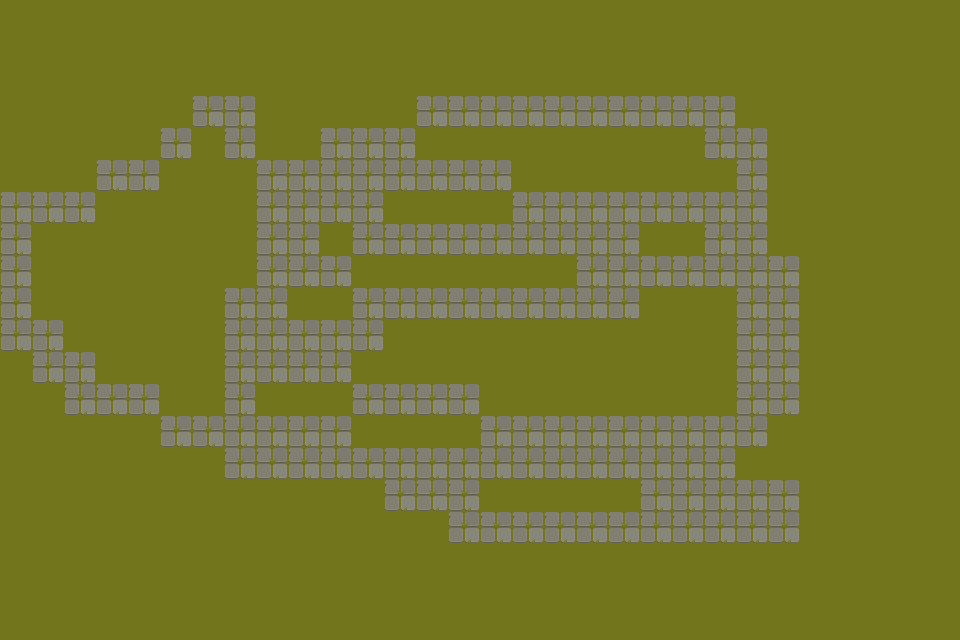

Tiled map render using the project's own tile images. Description and the whole map definition, tile-layer contents included, below:
An orthogonal 30x20 tile map with 32x32 px tiles, 1 tile layer (Capa de patrones 1) and 1 object.

<map version="1.10" tiledversion="1.11.2" orientation="orthogonal" renderorder="right-down" width="30" height="20" tilewidth="32" tileheight="32" infinite="0" nextlayerid="3" nextobjectid="5">
 <tileset firstgid="1" source="TX Tileset Grass.tsx" />
 <layer id="1" name="Capa de patrones 1" width="30" height="20">
  <data encoding="csv">
1,1,1,1,1,1,1,1,1,1,1,1,1,1,1,1,1,1,1,1,1,1,1,1,1,1,1,1,1,1,
1,1,1,1,1,1,1,1,1,1,1,1,1,1,1,1,1,1,1,1,1,1,1,1,1,1,1,1,1,1,
1,1,1,1,1,1,1,1,1,1,1,1,1,1,1,1,1,1,1,1,1,1,1,1,1,1,1,1,1,1,
1,1,1,1,1,1,34,34,1,1,1,1,1,34,34,34,34,34,34,34,34,34,34,1,1,1,1,1,1,1,
1,1,1,1,1,34,1,34,1,1,34,34,34,1,1,1,1,1,1,1,1,1,34,34,1,1,1,1,1,1,
1,1,1,34,34,1,1,1,34,34,34,34,34,34,34,34,1,1,1,1,1,1,1,34,1,1,1,1,1,1,
34,34,34,1,1,1,1,1,34,34,34,34,1,1,1,1,34,34,34,34,34,34,34,34,1,1,1,1,1,1,
34,1,1,1,1,1,1,1,34,34,1,34,34,34,34,34,34,34,34,34,1,1,34,34,1,1,1,1,1,1,
34,1,1,1,1,1,1,1,34,34,34,1,1,1,1,1,1,1,34,34,34,34,34,34,34,1,1,1,1,1,
34,1,1,1,1,1,1,34,34,1,1,34,34,34,34,34,34,34,34,34,1,1,1,34,34,1,1,1,1,1,
34,34,1,1,1,1,1,34,34,34,34,34,1,1,1,1,1,1,1,1,1,1,1,34,34,1,1,1,1,1,
1,34,34,1,1,1,1,34,34,34,34,1,1,1,1,1,1,1,1,1,1,1,1,34,34,1,1,1,1,1,
1,1,34,34,34,1,1,34,1,1,1,34,34,34,34,1,1,1,1,1,1,1,1,34,34,1,1,1,1,1,
1,1,1,1,1,34,34,34,34,34,34,1,1,1,1,34,34,34,34,34,34,34,34,34,1,1,1,1,1,1,
1,1,1,1,1,1,1,34,34,34,34,34,34,34,34,34,34,34,34,34,34,34,34,1,1,1,1,1,1,1,
1,1,1,1,1,1,1,1,1,1,1,1,34,34,34,1,1,1,1,1,34,34,34,34,34,1,1,1,1,1,
1,1,1,1,1,1,1,1,1,1,1,1,1,1,34,34,34,34,34,34,34,34,34,34,34,1,1,1,1,1,
1,1,1,1,1,1,1,1,1,1,1,1,1,1,1,1,1,1,1,1,1,1,1,1,1,1,1,1,1,1,
1,1,1,1,1,1,1,1,1,1,1,1,1,1,1,1,1,1,1,1,1,1,1,1,1,1,1,1,1,1,
1,1,1,1,1,1,1,1,1,1,1,1,1,1,1,1,1,1,1,1,1,1,1,1,1,1,1,1,1,1
</data>
 </layer>
 <objectgroup id="2" name="Capa de Objetos 1">
  <object id="3" x="64" y="64" width="32" height="64">
   <properties>
    <property name="X" type="float" value="64" />
    <property name="Y" type="float" value="64" />
    <property name="name" value="player" />
   </properties>
  </object>
 </objectgroup>
</map>
